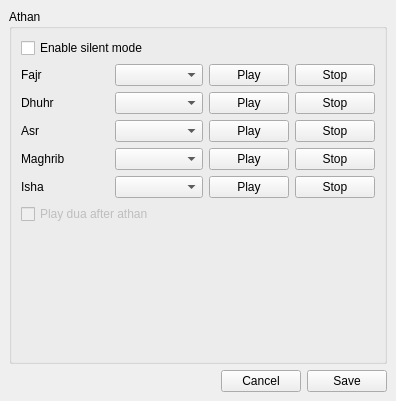
<?xml version="1.0" encoding="UTF-8"?>
<ui version="4.0">
 <class>AthanEditor</class>
 <widget class="QWidget" name="AthanEditor">
  <property name="geometry">
   <rect>
    <x>0</x>
    <y>0</y>
    <width>396</width>
    <height>401</height>
   </rect>
  </property>
  <property name="windowTitle">
   <string>Athan Settings</string>
  </property>
  <layout class="QVBoxLayout" name="verticalLayout">
   <property name="leftMargin">
    <number>9</number>
   </property>
   <property name="topMargin">
    <number>9</number>
   </property>
   <property name="rightMargin">
    <number>9</number>
   </property>
   <property name="bottomMargin">
    <number>9</number>
   </property>
   <item>
    <widget class="QGroupBox" name="groupBox">
     <property name="title">
      <string>Athan</string>
     </property>
     <layout class="QVBoxLayout" name="verticalLayout_2">
      <item>
       <widget class="QCheckBox" name="enableSilent">
        <property name="text">
         <string>Enable silent mode</string>
        </property>
       </widget>
      </item>
      <item>
       <layout class="QGridLayout" name="gridLayout">
        <property name="sizeConstraint">
         <enum>QLayout::SetDefaultConstraint</enum>
        </property>
        <item row="0" column="0">
         <widget class="QLabel" name="label">
          <property name="text">
           <string>Fajr</string>
          </property>
         </widget>
        </item>
        <item row="0" column="1">
         <widget class="QComboBox" name="fajrBox"/>
        </item>
        <item row="2" column="0">
         <widget class="QLabel" name="label_3">
          <property name="text">
           <string>Asr</string>
          </property>
         </widget>
        </item>
        <item row="2" column="1">
         <widget class="QComboBox" name="asrBox"/>
        </item>
        <item row="1" column="0">
         <widget class="QLabel" name="label_2">
          <property name="text">
           <string>Dhuhr</string>
          </property>
         </widget>
        </item>
        <item row="1" column="1">
         <widget class="QComboBox" name="dhurBox"/>
        </item>
        <item row="3" column="0">
         <widget class="QLabel" name="label_5">
          <property name="text">
           <string>Maghrib</string>
          </property>
         </widget>
        </item>
        <item row="4" column="1">
         <widget class="QComboBox" name="ishaBox"/>
        </item>
        <item row="4" column="0">
         <widget class="QLabel" name="label_4">
          <property name="text">
           <string>Isha</string>
          </property>
         </widget>
        </item>
        <item row="3" column="1">
         <widget class="QComboBox" name="maghribBox"/>
        </item>
        <item row="0" column="2">
         <layout class="QHBoxLayout" name="horizontalLayout">
          <item>
           <widget class="QPushButton" name="playFajr">
            <property name="text">
             <string>Play</string>
            </property>
           </widget>
          </item>
          <item>
           <widget class="QPushButton" name="stopFajr">
            <property name="text">
             <string>Stop</string>
            </property>
           </widget>
          </item>
         </layout>
        </item>
        <item row="1" column="2">
         <layout class="QHBoxLayout" name="horizontalLayout_4">
          <item>
           <widget class="QPushButton" name="playDhur">
            <property name="text">
             <string>Play</string>
            </property>
           </widget>
          </item>
          <item>
           <widget class="QPushButton" name="stopDhur">
            <property name="text">
             <string>Stop</string>
            </property>
           </widget>
          </item>
         </layout>
        </item>
        <item row="2" column="2">
         <layout class="QHBoxLayout" name="horizontalLayout_3">
          <item>
           <widget class="QPushButton" name="playAsr">
            <property name="text">
             <string>Play</string>
            </property>
           </widget>
          </item>
          <item>
           <widget class="QPushButton" name="stopAsr">
            <property name="text">
             <string>Stop</string>
            </property>
           </widget>
          </item>
         </layout>
        </item>
        <item row="3" column="2">
         <layout class="QHBoxLayout" name="horizontalLayout_5">
          <item>
           <widget class="QPushButton" name="playMaghrib">
            <property name="text">
             <string>Play</string>
            </property>
           </widget>
          </item>
          <item>
           <widget class="QPushButton" name="stopMaghrib">
            <property name="text">
             <string>Stop</string>
            </property>
           </widget>
          </item>
         </layout>
        </item>
        <item row="4" column="2">
         <layout class="QHBoxLayout" name="horizontalLayout_2">
          <item>
           <widget class="QPushButton" name="playIsha">
            <property name="text">
             <string>Play</string>
            </property>
           </widget>
          </item>
          <item>
           <widget class="QPushButton" name="stopIsha">
            <property name="text">
             <string>Stop</string>
            </property>
           </widget>
          </item>
         </layout>
        </item>
       </layout>
      </item>
      <item>
       <widget class="QCheckBox" name="playDua">
        <property name="enabled">
         <bool>false</bool>
        </property>
        <property name="text">
         <string>Play dua after athan</string>
        </property>
       </widget>
      </item>
      <item>
       <spacer name="verticalSpacer">
        <property name="orientation">
         <enum>Qt::Vertical</enum>
        </property>
        <property name="sizeHint" stdset="0">
         <size>
          <width>20</width>
          <height>40</height>
         </size>
        </property>
       </spacer>
      </item>
     </layout>
    </widget>
   </item>
   <item>
    <layout class="QHBoxLayout" name="horizontalLayout_6">
     <item>
      <spacer name="horizontalSpacer">
       <property name="orientation">
        <enum>Qt::Horizontal</enum>
       </property>
       <property name="sizeHint" stdset="0">
        <size>
         <width>40</width>
         <height>20</height>
        </size>
       </property>
      </spacer>
     </item>
     <item>
      <widget class="QPushButton" name="cancelButton">
       <property name="text">
        <string>Cancel</string>
       </property>
      </widget>
     </item>
     <item>
      <widget class="QPushButton" name="saveButton">
       <property name="text">
        <string>Save</string>
       </property>
      </widget>
     </item>
    </layout>
   </item>
  </layout>
 </widget>
 <resources/>
 <connections/>
</ui>
